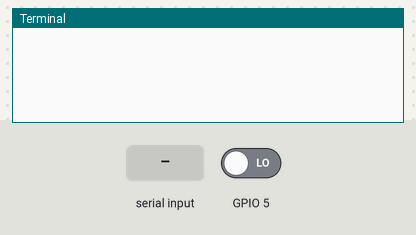
Bench run of a program on a simulated Raspberry Pi (BCM pin numbers). Shown: the last lines printed to the terminal. Inputs (shaded band) come from the test bench; at power-on: GPIO 5 LOW.

Above: at 1.2 s.
1.3 s: "5" typed at the terminal, then Enter
At 2.1 s:
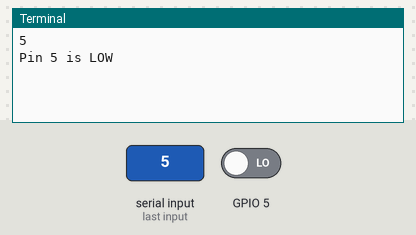
2.8 s: GPIO 5 driven HIGH
At 3.7 s:
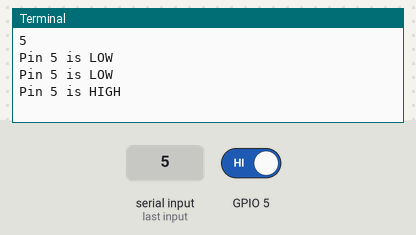

The program:

check_gpio.py
```python
import RPi.GPIO as GPIO
import time

# Define the GPIO pin you are using
gpio_pin = int(input())  # Change to your GPIO pin number

# Setup GPIO
GPIO.setmode(GPIO.BCM)
GPIO.setup(gpio_pin, GPIO.IN)

try:
    while True:
        pin_status = GPIO.input(gpio_pin)
        if pin_status:
            print(f"Pin {gpio_pin} is HIGH")
        else:
            print(f"Pin {gpio_pin} is LOW")
        time.sleep(1)  # Check every second

except KeyboardInterrupt:
    print("Stopped by User")

finally:
    GPIO.cleanup()
```

Measured:
- after the input at 1.3 s, the terminal: prints a new line at once (image 1)
- after the input at 2.8 s, the terminal: prints a new line after 0.50 s (image 2)
